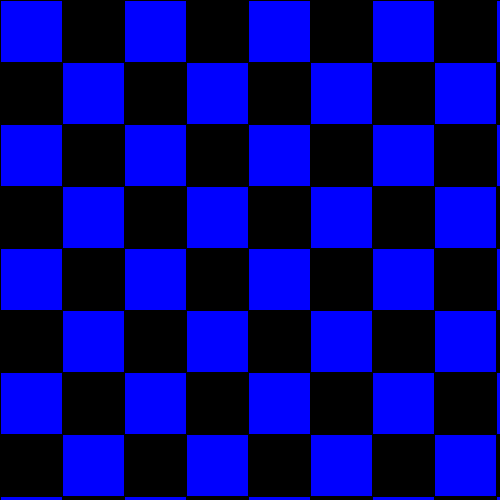
Frame 1 (no input)
Frame 60 (the mouse pressed at the canvas centre just before this capture): identical to frame 1, image omitted
Frame 120 (the mouse held since frame 60 and released just before this capture): identical to frame 1, image omitted

The Processing sketch that drew this single still picture (run headless with seeded random() and noise(); from frame 60 on, the mouse is pressed at the canvas centre):

// Processing sketch: Chess
// ── Chess.pde
void setup()
{
  size(500,500);
  background(0);
  CubeW = width/8;
  CubeH = height/8;
  fill(0,0,255);
}

//10 across
int CubeW;
int CubeH;
boolean black;

void draw()
{
  black = true;
  int i = 0;
  int j = 0;
  for (i=0; i<width; i+=CubeW)
  {
    for (j=0; j<height; j+=CubeH)
    {
      if (black)
      {
        fill(0,0,255);
      }
      else
      {
        fill(0);
      }
      black= !black;
      rect(i,j, CubeW,CubeH);
    }
  }
}
